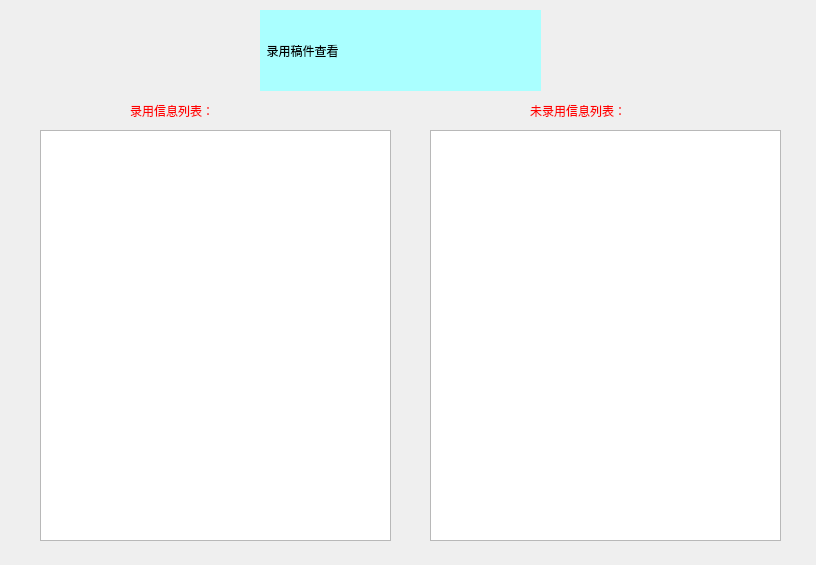
<?xml version="1.0" encoding="UTF-8"?>
<ui version="4.0">
 <class>LookEmail</class>
 <widget class="QWidget" name="LookEmail">
  <property name="geometry">
   <rect>
    <x>0</x>
    <y>0</y>
    <width>816</width>
    <height>565</height>
   </rect>
  </property>
  <property name="windowTitle">
   <string>LookEmail</string>
  </property>
  <widget class="QLabel" name="label">
   <property name="geometry">
    <rect>
     <x>260</x>
     <y>10</y>
     <width>281</width>
     <height>81</height>
    </rect>
   </property>
   <property name="styleSheet">
    <string notr="true">background-color: rgb(170, 255, 255);
font: 24pt &quot;Arial&quot;;</string>
   </property>
   <property name="text">
    <string>  录用稿件查看</string>
   </property>
  </widget>
  <widget class="QLabel" name="label_2">
   <property name="geometry">
    <rect>
     <x>130</x>
     <y>90</y>
     <width>161</width>
     <height>41</height>
    </rect>
   </property>
   <property name="styleSheet">
    <string notr="true">font: 14pt &quot;Arial&quot;;
color: rgb(255, 0, 0);</string>
   </property>
   <property name="text">
    <string>录用信息列表：</string>
   </property>
  </widget>
  <widget class="QLabel" name="label_3">
   <property name="geometry">
    <rect>
     <x>530</x>
     <y>90</y>
     <width>181</width>
     <height>41</height>
    </rect>
   </property>
   <property name="styleSheet">
    <string notr="true">font: 14pt &quot;Arial&quot;;
color: rgb(255, 0, 0);</string>
   </property>
   <property name="text">
    <string>未录用信息列表：</string>
   </property>
  </widget>
  <widget class="QListWidget" name="list_ok">
   <property name="geometry">
    <rect>
     <x>40</x>
     <y>130</y>
     <width>351</width>
     <height>411</height>
    </rect>
   </property>
  </widget>
  <widget class="QListWidget" name="list_no">
   <property name="geometry">
    <rect>
     <x>430</x>
     <y>130</y>
     <width>351</width>
     <height>411</height>
    </rect>
   </property>
  </widget>
 </widget>
 <layoutdefault spacing="6" margin="11"/>
 <resources/>
 <connections/>
</ui>
